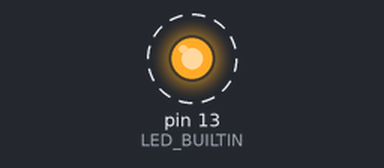
Simulated run of this sketch. Board: Arduino Uno, built with avr-gcc and run on an emulated ATmega328P. On the bench: output pins drawn as LEDs (lit = HIGH). Dashed ring = blinking.

Above: at 0.5 s.
Timing chart, 0 to 4.6 s (numbered marks = the images above):
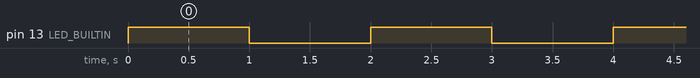

The sketch:

mytry.ino
```cpp
// the setup function runs once when you press reset or power the board
void setup() {
  // initialize digital pin LED_BUILTIN as an output.
  pinMode(LED_BUILTIN, OUTPUT);
}

// the loop function runs over and over again forever
void loop() {
  digitalWrite(LED_BUILTIN, HIGH);   // turn the LED on (HIGH is the voltage level)
  delay(500);
  delay(500);                       // wait for a second
  digitalWrite(LED_BUILTIN, LOW);    // turn the LED off by making the voltage LOW
  delay(999);
  delay(1);                      // wait for a second
}
```

inputs.c
```cpp

```

Measured:
- by itself, pin 13 (LED_BUILTIN): alternates HIGH for 1.0 s and LOW for 1.0 s
